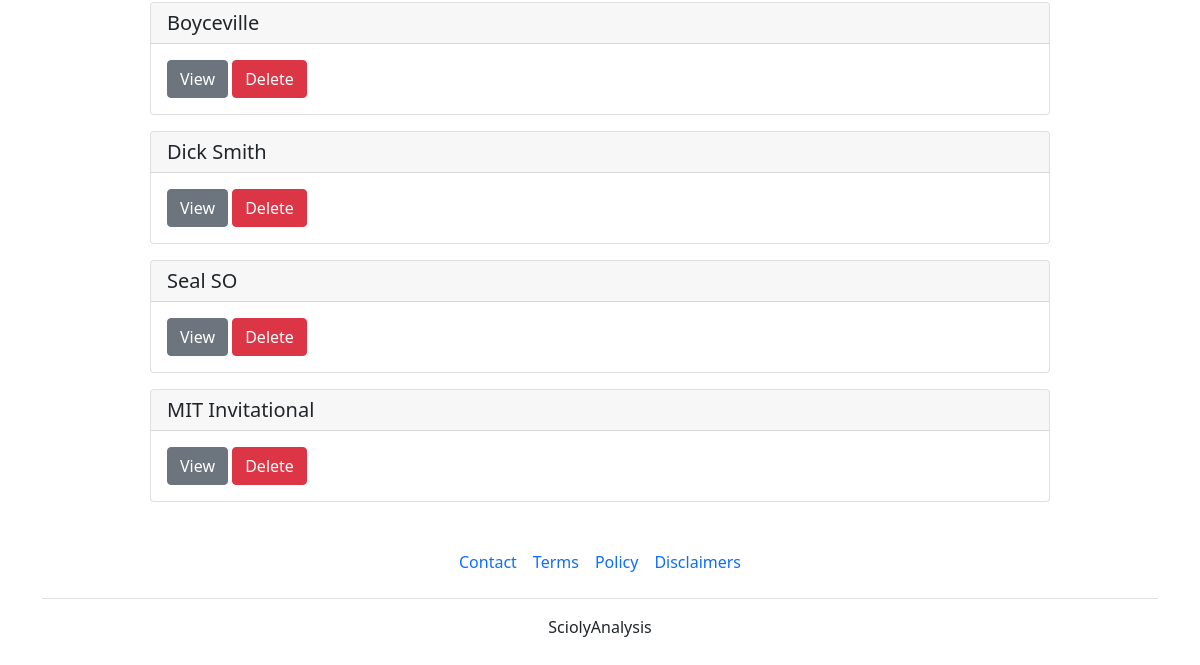
The app's page /generation/ (signed in, lower part), older data.
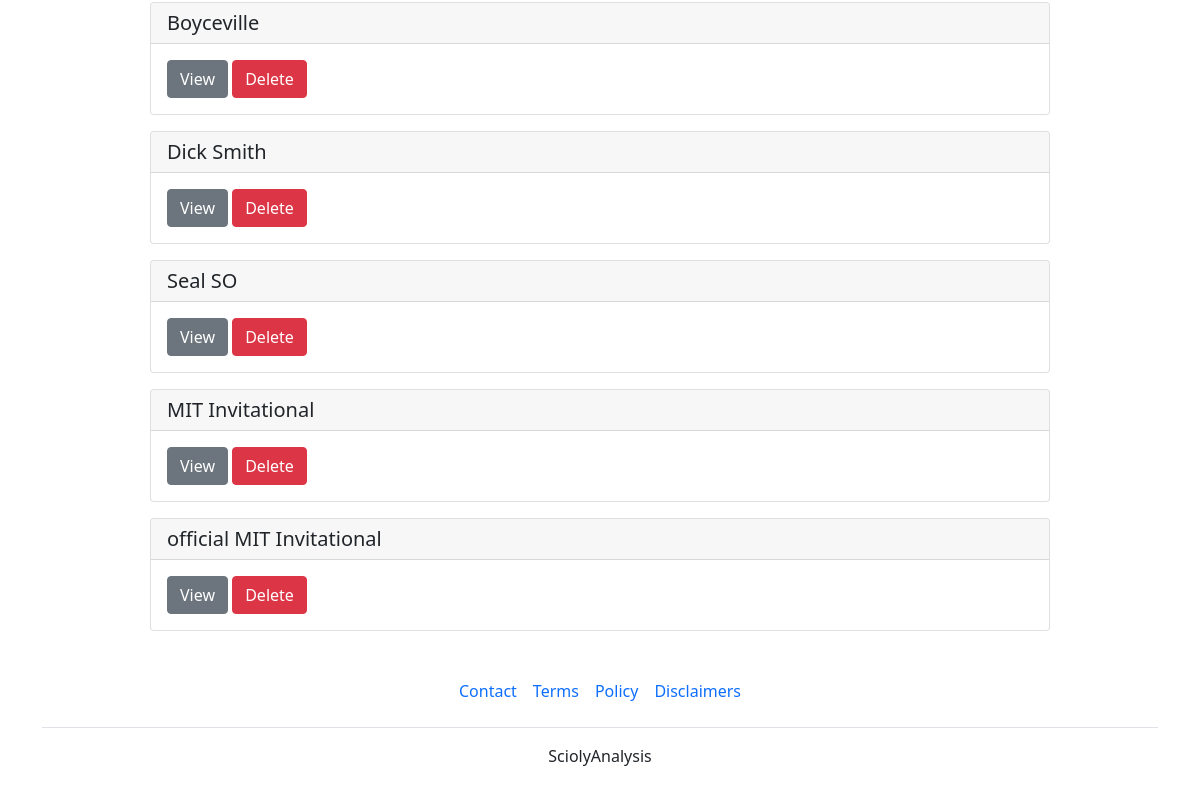
The same page, newer data.
### generation/models.py (models this page shows, shortened)
class GeneratedCompetitionSettings(models.Model):
    user = models.ForeignKey(User, on_delete=models.CASCADE)
    date = models.DateTimeField(auto_now=True,auto_now_add=False)
    name = models.CharField(max_length=200)
    notes = models.CharField(max_length=500, blank=True)
    max_events_per_member = models.PositiveIntegerField()
    min_events_per_member = models.PositiveIntegerField()
    skill_vs_preferences = models.FloatField()
    max_num_of_build_events_per_member = models.PositiveIntegerField(default=2)

### generation/views.py (the view)
# urls.py: path('', views.generatedCompetitionsListView, name='generatedCompetitionsListView'),
@login_required
def generatedCompetitionsListView(request):
    generated_competitions_list = GeneratedCompetitionSettings.objects.filter(user=request.user.id)
    context = {
        "generated_competitions_list":generated_competitions_list,
    }
    return render(request, "generation/generated_competition_list_view.html", context)

### generation/templates/generation/generated_competition_list_view.html (shortened to what this page needs)
    {% extends 'main.html' %}
    {% block bodycontent %}
        {% for c in generated_competitions_list %}
            <div class="card w-75 mx-auto my-3">
                <h5 class="card-header">{{c.name}}</h5>
                <div class="card-body">
                    <a href="{% url 'generatedCompetitionSettingsView' pk=c.id %}" class="btn btn-secondary">View</a>
                    <a href="{% url 'generatedCompetitionsDeleteView' pk=c.id %}" class="btn btn-danger">Delete</a>
                </div>
            </div>
        {% endfor %}
    {% endblock%}

Row changes from the older to the newer data that the page shows:
added GeneratedCompetitionSettings: name "official MIT Invitational"
